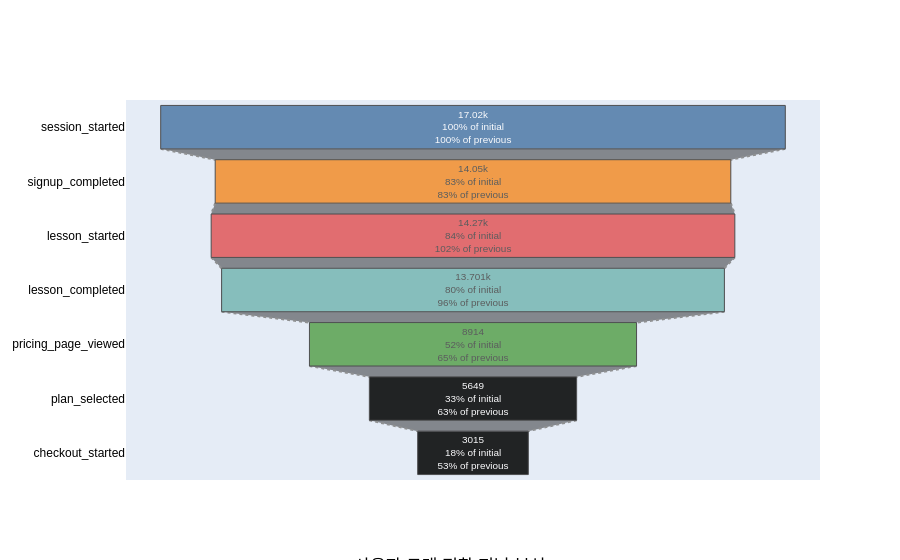

Notebook source saved alongside this figure:
### Code cell
import plotly.graph_objects as go  # 퍼널 시각화용

## 퍼널 정의 
# 목표: 유료 구독 
# 과정: 세션 시작 → 강의 검색 → 강의 상세 페이지 조회 → 강의 시작 → 강의 완료 → 요금제 선택 → 결제 시작 

# 퍼널 순서를 담고 있는 리스트 정의
FUNNEL_EVENTS = ['session_started', 'signup_completed','lesson_started', 'lesson_completed','pricing_page_viewed' ,'plan_selected', 'checkout_started']

# 데이터프레임명 (log) 수정하시면 됩니당
filtered = df2[df2['event_name'].isin(FUNNEL_EVENTS)]
filtered

# 1) 이벤트 별로 분할
grouped = filtered.groupby('event_name')

# 2) 단계별 고유한 사용자 수 집계
aggregated = grouped['user_id'].nunique().reindex(FUNNEL_EVENTS)
funnel_df = aggregated.reset_index()
funnel_df.columns = ['stage','user_cnt']
print(funnel_df.shape)
funnel_df

# 3) 시각화 
fig = go.Figure(go.Funnel(
    y = funnel_df['stage'],       # 단계명
    x = funnel_df['user_cnt'],  # 사용자 수

    textposition = "inside",
    textinfo = "value+percent initial+percent previous",

    opacity = 0.85,
    marker = {
        "color": ["#4E79A7", "#F28E2B", "#E15759", "#76B7B2", "#59A14F"],
        "line": {"width": 1, "color": "#333333"}
    },
    connector = {
        "line": {"color": "gray", "dash": "dot", "width": 2}
    }
))

fig.update_layout(
    title={
        'text': "사용자 구매 전환 퍼널 분석",
        'y': 0., 'x': 0.5,
        'xanchor': 'center', 'yanchor': 'top'
    },
    font={'family': "Arial, sans-serif", 'size': 12, 'color': "black"}
)

fig.show()

### Figure 1 — Plotly figure (JSON) as saved in the notebook; plotly's stock layout.template omitted (floating-point values rounded to 4 significant figures)
{"data": [{"connector": {"line": {"color": "gray", "dash": "dot", "width": 2}}, "marker": {"color": ["#4E79A7", "#F28E2B", "#E15759", "#76B7B2", "#59A14F"], "line": {"color": "#333333", "width": 1}}, "opacity": 0.85, "textinfo": "value+percent initial+percent previous", "textposition": "inside", "type": "funnel", "x": [17020, 14050, 14270, 13701, 8914, 5649, 3015], "y": ["session_started", "signup_completed", "lesson_started", "lesson_completed", "pricing_page_viewed", "plan_selected", "checkout_started"]}], "layout": {"font": {"color": "black", "family": "Arial, sans-serif", "size": 12}, "title": {"text": "사용자 구매 전환 퍼널 분석", "x": 0.5, "xanchor": "center", "y": 0, "yanchor": "top"}}}
